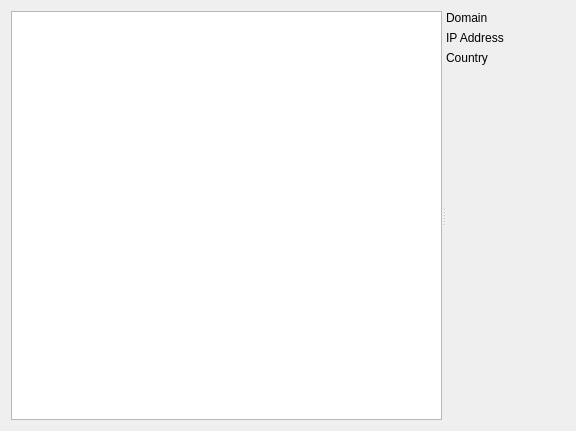
<?xml version="1.0" encoding="UTF-8"?>
<ui version="4.0">
 <class>DnsPage</class>
 <widget class="QWidget" name="DnsPage">
  <property name="geometry">
   <rect>
    <x>0</x>
    <y>0</y>
    <width>576</width>
    <height>431</height>
   </rect>
  </property>
  <property name="windowTitle">
   <string>Form</string>
  </property>
  <layout class="QHBoxLayout" name="horizontalLayout">
   <item>
    <widget class="QSplitter" name="splitter">
     <property name="frameShape">
      <enum>QFrame::Shape::NoFrame</enum>
     </property>
     <property name="orientation">
      <enum>Qt::Orientation::Horizontal</enum>
     </property>
     <property name="handleWidth">
      <number>4</number>
     </property>
     <widget class="QListView" name="listView"/>
     <widget class="QWidget" name="formWidget" native="true">
      <layout class="QFormLayout" name="formLayout">
       <item row="0" column="0">
        <widget class="QLabel" name="label">
         <property name="text">
          <string>Domain</string>
         </property>
        </widget>
       </item>
       <item row="0" column="1">
        <widget class="QLabel" name="domainText">
         <property name="text">
          <string/>
         </property>
        </widget>
       </item>
       <item row="1" column="0">
        <widget class="QLabel" name="label_2">
         <property name="text">
          <string>IP Address</string>
         </property>
        </widget>
       </item>
       <item row="1" column="1">
        <widget class="QLabel" name="ipAddressText">
         <property name="text">
          <string/>
         </property>
        </widget>
       </item>
       <item row="2" column="0">
        <widget class="QLabel" name="label_3">
         <property name="text">
          <string>Country</string>
         </property>
        </widget>
       </item>
       <item row="2" column="1">
        <widget class="QLabel" name="countryText">
         <property name="text">
          <string/>
         </property>
        </widget>
       </item>
      </layout>
     </widget>
    </widget>
   </item>
  </layout>
 </widget>
 <resources/>
 <connections/>
</ui>
